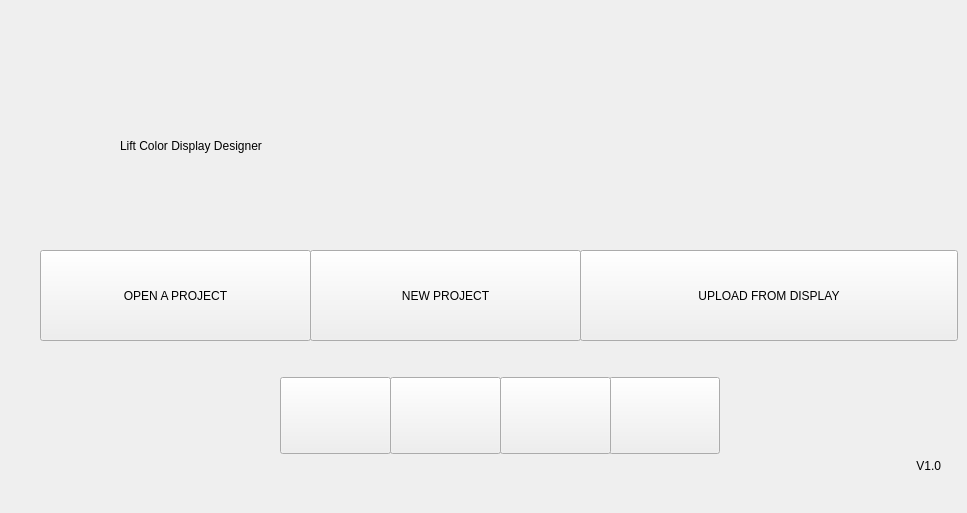
     <widget class="QWidget" name="page1_language">
      <widget class="QLabel" name="label_1_title">
       <property name="geometry">
        <rect>
         <x>120</x>
         <y>110</y>
         <width>811</width>
         <height>71</height>
        </rect>
       </property>
       <property name="text">
        <string>Lift Color Display Designer</string>
       </property>
      </widget>
      <widget class="QPushButton" name="lang_ned_banner">
       <property name="geometry">
        <rect>
         <x>609</x>
         <y>377</y>
         <width>111</width>
         <height>77</height>
        </rect>
       </property>
       <property name="sizePolicy">
        <sizepolicy hsizetype="Minimum" vsizetype="Expanding">
         <horstretch>0</horstretch>
         <verstretch>0</verstretch>
        </sizepolicy>
       </property>
       <property name="text">
        <string/>
       </property>
       <property name="checkable">
        <bool>true</bool>
       </property>
      </widget>
      <widget class="QPushButton" name="lang_en_banner">
       <property name="geometry">
        <rect>
         <x>280</x>
         <y>377</y>
         <width>111</width>
         <height>77</height>
        </rect>
       </property>
       <property name="sizePolicy">
        <sizepolicy hsizetype="Minimum" vsizetype="Expanding">
         <horstretch>0</horstretch>
         <verstretch>0</verstretch>
        </sizepolicy>
       </property>
       <property name="text">
        <string/>
       </property>
       <property name="checkable">
        <bool>true</bool>
       </property>
      </widget>
      <widget class="QPushButton" name="lang_deu_banner">
       <property name="geometry">
        <rect>
         <x>500</x>
         <y>377</y>
         <width>111</width>
         <height>77</height>
        </rect>
       </property>
       <property name="sizePolicy">
        <sizepolicy hsizetype="Minimum" vsizetype="Expanding">
         <horstretch>0</horstretch>
         <verstretch>0</verstretch>
        </sizepolicy>
       </property>
       <property name="text">
        <string/>
       </property>
       <property name="checkable">
        <bool>true</bool>
       </property>
      </widget>
      <widget class="QPushButton" name="lang_fra_banner">
       <property name="geometry">
        <rect>
         <x>390</x>
         <y>377</y>
         <width>111</width>
         <height>77</height>
        </rect>
       </property>
       <property name="sizePolicy">
        <sizepolicy hsizetype="Minimum" vsizetype="Expanding">
         <horstretch>0</horstretch>
         <verstretch>0</verstretch>
        </sizepolicy>
       </property>
       <property name="text">
        <string/>
       </property>
       <property name="checkable">
        <bool>true</bool>
       </property>
      </widget>
      <widget class="QLabel" name="label_logo">
       <property name="geometry">
        <rect>
         <x>409</x>
         <y>473</y>
         <width>165</width>
         <height>31</height>
        </rect>
       </property>
       <property name="text">
        <string/>
       </property>
      </widget>
      <widget class="QLabel" name="label_version">
       <property name="geometry">
        <rect>
         <x>700</x>
         <y>450</y>
         <width>241</width>
         <height>31</height>
        </rect>
       </property>
       <property name="text">
        <string>V1.0</string>
       </property>
       <property name="alignment">
        <set>Qt::AlignRight|Qt::AlignTrailing|Qt::AlignVCenter</set>
       </property>
      </widget>
      <widget class="QPushButton" name="btn_1_1_local">
       <property name="geometry">
        <rect>
         <x>40</x>
         <y>250</y>
         <width>271</width>
         <height>91</height>
        </rect>
       </property>
       <property name="text">
        <string>OPEN A PROJECT</string>
       </property>
      </widget>
      <widget class="QPushButton" name="btn_1_1_new">
       <property name="geometry">
        <rect>
         <x>310</x>
         <y>250</y>
         <width>271</width>
         <height>91</height>
        </rect>
       </property>
       <property name="text">
        <string>NEW PROJECT</string>
       </property>
      </widget>
      <widget class="QPushButton" name="btn_download">
       <property name="geometry">
        <rect>
         <x>580</x>
         <y>250</y>
         <width>378</width>
         <height>91</height>
        </rect>
       </property>
       <property name="text">
        <string>UPLOAD FROM DISPLAY</string>
       </property>
      </widget>
     </widget>
